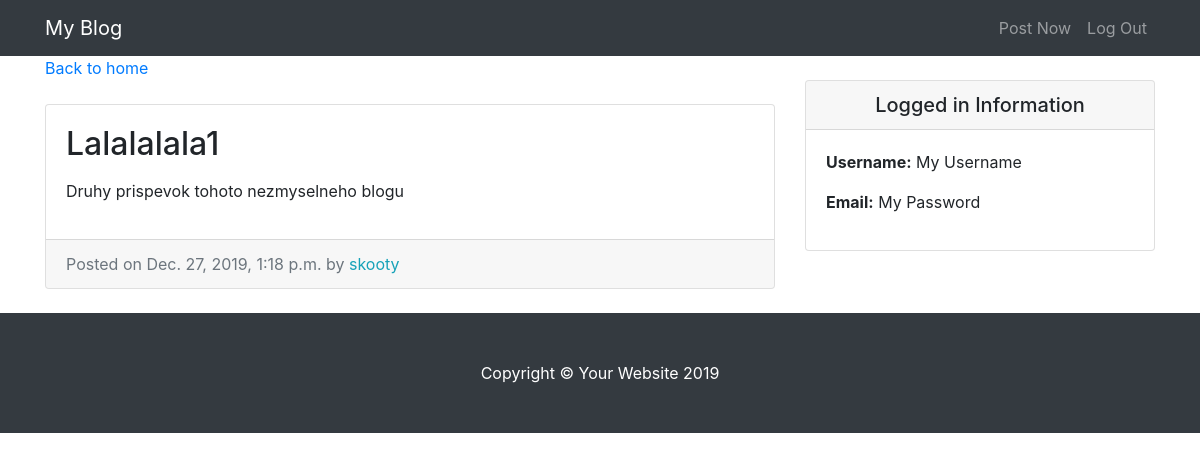
Screenshot of /entry/2 with the database file from the repository.
### entries/models.py (models this page shows, shortened)
class Entry(models.Model):
    entry_title = models.CharField(max_length = 50)
    entry_text = models.TextField()
    entry_date = models.DateTimeField(auto_now_add = True)
    entry_author = models.ForeignKey(User, on_delete = models.CASCADE)
    class Meta:
        verbose_name_plural = 'entries'

### entries/views.py (the view)
# urls.py: path('entry/<int:pk>',EntryView.as_view(), name = 'entry-detail' ),
class EntryView(DetailView):
    model = Entry
    template_name = 'entries/entry_detail.html'

### entries/templates/entries/entry_detail.html
{% extends "entries/base.html" %}
{% block content %}
<div class="col-md-8">
    <a href = "{% url 'blog-home' %}">Back to home</a>
    <div class="card mb-4 mt-4">
      <div class="card-body">
        <h2 class="card-title">{{ object.entry_title }}</h2>
        <p class="card-text">{{ object.entry_text|linebreaks }}</p>
      </div>
      <div class="card-footer text-muted">
        Posted on {{ entry.entry_date }} by
        <span class= "text-info mr-2">{{ object.entry_author }}</span>
      </div>
    </div>
</div>
{% endblock %}

### entries/static/entries/css/blog-home.css (style rules this page uses)
body { padding-top: 56px; }

### rows the page displays
Entry: entry_title "Lalalalala1", entry_text "Druhy prispevok tohoto nezmyselneho blogu", entry_date "Dec. 27, 2019, 1:18 p.m.", entry_author "skooty"
